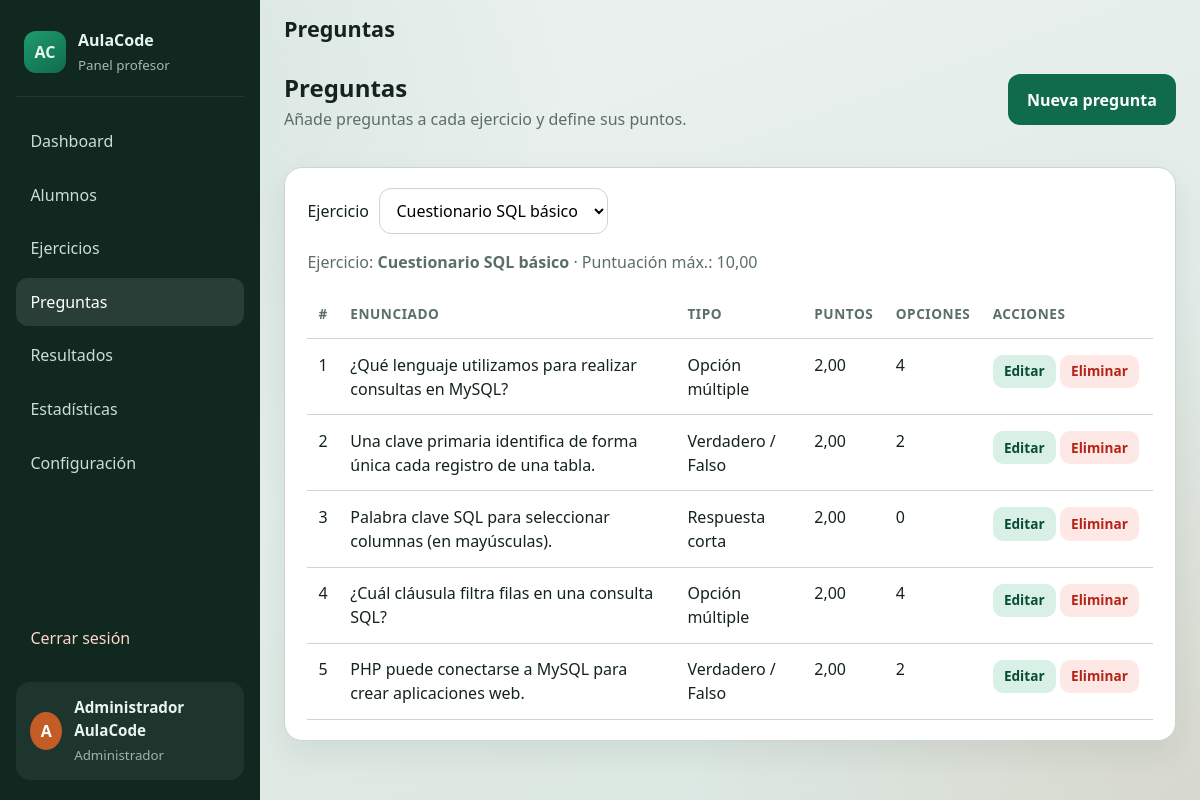
The page /admin/preguntas.php (signed in) on the database its author committed.
### tables this page shows
CREATE TABLE `ejercicios` (
  `id` INT UNSIGNED NOT NULL AUTO_INCREMENT,
  `titulo` VARCHAR(200) NOT NULL,
  `descripcion` TEXT NULL,
  `tipo` ENUM('CUESTIONARIO','SQL','PHP','RESPUESTA_ESCRITA','PROYECTO') NOT NULL DEFAULT 'CUESTIONARIO',
  `duracion_minutos` INT UNSIGNED NOT NULL DEFAULT 30,
  `fecha_inicio` DATETIME NULL DEFAULT NULL,
  `fecha_fin` DATETIME NULL DEFAULT NULL,
  `puntuacion_maxima` DECIMAL(6,2) NOT NULL DEFAULT 10.00,
  `estado` ENUM('BORRADOR','PUBLICADO','CERRADO') NOT NULL DEFAULT 'BORRADOR',
  `creado_por` INT UNSIGNED NOT NULL,
  `creado_en` DATETIME NOT NULL DEFAULT CURRENT_TIMESTAMP,
  `actualizado_en` DATETIME NULL DEFAULT NULL ON UPDATE CURRENT_TIMESTAMP,
  PRIMARY KEY (`id`),
  KEY `idx_ejercicios_estado` (`estado`),
  KEY `idx_ejercicios_tipo` (`tipo`),
  KEY `idx_ejercicios_creado_por` (`creado_por`),
  CONSTRAINT `fk_ejercicios_creado_por`
    FOREIGN KEY (`creado_por`) REFERENCES `usuarios` (`id`)
    ON UPDATE CASCADE ON DELETE RESTRICT
);

CREATE TABLE `preguntas` (
  `id` INT UNSIGNED NOT NULL AUTO_INCREMENT,
  `ejercicio_id` INT UNSIGNED NOT NULL,
  `enunciado` TEXT NOT NULL,
  `tipo` ENUM('OPCION_MULTIPLE','VERDADERO_FALSO','RESPUESTA_CORTA','SQL','PHP','TEXTO_LARGO') NOT NULL,
  `puntos` DECIMAL(6,2) NOT NULL DEFAULT 1.00,
  `respuesta_esperada` TEXT NULL COMMENT 'Para respuesta corta / SQL esperado',
  `orden` INT UNSIGNED NOT NULL DEFAULT 1,
  `creado_en` DATETIME NOT NULL DEFAULT CURRENT_TIMESTAMP,
  PRIMARY KEY (`id`),
  KEY `idx_preguntas_ejercicio` (`ejercicio_id`),
  CONSTRAINT `fk_preguntas_ejercicio`
    FOREIGN KEY (`ejercicio_id`) REFERENCES `ejercicios` (`id`)
    ON UPDATE CASCADE ON DELETE CASCADE
);

### includes/functions.php (called while the page is built, shortened)
<?php
function e(?string $value): string
{
    return htmlspecialchars((string) $value, ENT_QUOTES | ENT_SUBSTITUTE, 'UTF-8');
}
function url(string $path = ''): string
{
    $path = ltrim($path, '/');
    return BASE_PATH . ($path !== '' ? '/' . $path : '');
}
function format_score(?float $value): string
{
    return number_format($value, 2, ',', '.');
}
function label_pregunta_tipo(string $tipo): string
{
    return match ($tipo) {
        'OPCION_MULTIPLE' => 'Opción múltiple',
        'VERDADERO_FALSO' => 'Verdadero / Falso',
        'RESPUESTA_CORTA' => 'Respuesta corta',
        'SQL'             => 'SQL',
        'PHP'             => 'PHP',
        'TEXTO_LARGO'     => 'Texto largo',
        default           => $tipo,
    };
}

### includes/auth.php (called while the page is built, shortened)
<?php
function is_logged_in(): bool
{
    return !empty($_SESSION['user_id']) && !empty($_SESSION['rol']);
}
function current_user(): ?array
{
    return [
        'id'        => (int) $_SESSION['user_id'],
        'usuario'   => (string) ($_SESSION['usuario'] ?? ''),
        'nombre'    => (string) ($_SESSION['nombre'] ?? ''),
        'apellidos' => (string) ($_SESSION['apellidos'] ?? ''),
        'rol'       => (string) ($_SESSION['rol'] ?? ''),
        'grupo_id'  => isset($_SESSION['grupo_id']) ? (int) $_SESSION['grupo_id'] : null,
    ];
}
function current_user_fullname(): string
{
    $user = current_user();
    return trim($user['nombre'] . ' ' . $user['apellidos']);
}

### admin/preguntas.php (the view, shortened to what this page needs)
<?php
$pdo = db();
$ejercicioId = isset($_GET['ejercicio_id']) ? (int) $_GET['ejercicio_id'] : 0;
$ejercicios = $pdo->query('SELECT id, titulo FROM ejercicios ORDER BY titulo')->fetchAll();
if ($ejercicioId === 0 && $ejercicios) {
    $ejercicioId = (int) $ejercicios[0]['id'];
}
$preguntas = [];
$ejercicioActual = null;
if ($ejercicioId > 0) {
    $stmt = $pdo->prepare('SELECT * FROM ejercicios WHERE id = :id LIMIT 1');
    $stmt->execute(['id' => $ejercicioId]);
    $ejercicioActual = $stmt->fetch();
    if ($ejercicioActual) {
        $q = $pdo->prepare(
            'SELECT p.*,
                    (SELECT COUNT(*) FROM opciones o WHERE o.pregunta_id = p.id) AS total_opciones
             FROM preguntas p
             WHERE p.ejercicio_id = :id
             ORDER BY p.orden, p.id'
        );
        $q->execute(['id' => $ejercicioId]);
        $preguntas = $q->fetchAll();
    }
}
$pageTitle = 'Preguntas';
$activeMenu = 'preguntas';
require_once __DIR__ . '/../includes/header.php';
?>
<section class="toolbar">
    <div>
        <h2>Preguntas</h2>
        <p>Añade preguntas a cada ejercicio y define sus puntos.</p>
    </div>
    <?php if ($ejercicioId > 0): ?>
        <a class="btn btn-primary" href="<?= e(url('admin/pregunta_form.php?ejercicio_id=' . $ejercicioId)) ?>">Nueva pregunta</a>
    <?php endif; ?>
</section>
<section class="panel">
    <form method="get" class="filter-bar">
        <label for="ejercicio_id">Ejercicio</label>
        <select id="ejercicio_id" name="ejercicio_id" onchange="this.form.submit()">
            <?php if (!$ejercicios): ?>
                <option value="">No hay ejercicios</option>
            <?php else: ?>
                <?php foreach ($ejercicios as $ej): ?>
                    <option value="<?= (int)$ej['id'] ?>" <?= $ejercicioId === (int)$ej['id'] ? 'selected' : '' ?>>
                        <?= e($ej['titulo']) ?>
                    </option>
                <?php endforeach; ?>
            <?php endif; ?>
        </select>
    </form>
    <?php if (!$ejercicioActual): ?>
        <p class="empty-cell">Crea primero un ejercicio para poder añadir preguntas.</p>
    <?php else: ?>
        <p class="muted">Ejercicio: <strong><?= e($ejercicioActual['titulo']) ?></strong> · Puntuación máx.: <?= e(format_score((float)$ejercicioActual['puntuacion_maxima'])) ?></p>
        <div class="table-wrap">
            <table class="data-table">
                <thead>
                    <tr>
                        <th>#</th>
                        <th>Enunciado</th>
                        <th>Tipo</th>
                        <th>Puntos</th>
                        <th>Opciones</th>
                        <th>Acciones</th>
                    </tr>
                </thead>
                <tbody>
                <?php if (!$preguntas): ?>
                    <tr><td colspan="6" class="empty-cell">Este ejercicio aún no tiene preguntas.</td></tr>
                <?php else: ?>
                    <?php foreach ($preguntas as $p): ?>
                    <tr>
                        <td><?= (int)$p['orden'] ?></td>
                        <td><?= e(mb_strimwidth($p['enunciado'], 0, 100, '…')) ?></td>
                        <td><?= e(label_pregunta_tipo($p['tipo'])) ?></td>
                        <td><?= e(format_score((float)$p['puntos'])) ?></td>
                        <td><?= (int)$p['total_opciones'] ?></td>
                        <td class="actions">
                            <a class="btn btn-small" href="<?= e(url('admin/pregunta_form.php?id=' . (int)$p['id'])) ?>">Editar</a>
                            <form method="post" action="<?= e(url('admin/pregunta_accion.php')) ?>" class="inline-form" onsubmit="return confirm('¿Eliminar esta pregunta?');">
                                <button type="submit" class="btn btn-small btn-danger">Eliminar</button>
                            </form>
                        </td>
                    </tr>
                    <?php endforeach; ?>
                <?php endif; ?>
                </tbody>
            </table>
        </div>
    <?php endif; ?>
</section>
<?php require_once __DIR__ . '/../includes/footer.php'; ?>

### includes/header.php (shortened to what this page needs)
<?php
$pageTitle = $pageTitle ?? APP_NAME;
$bodyClass = $bodyClass ?? '';
$user = current_user();
?>
<!DOCTYPE html>
<html lang="es">
<head>
    <link rel="stylesheet" href="<?= e(url('assets/css/style.css')) ?>">
</head>
<body class="<?= e($bodyClass) ?>">
<?php if ($user !== null): ?>
<div class="app-shell">
    <?php
    if ($user['rol'] === ROLE_ADMIN) {
        require __DIR__ . '/navbar_admin.php';
    } else {
        require __DIR__ . '/navbar_alumno.php';
    }
    ?>
    <main class="main-content">
<?php endif; ?>

### includes/navbar_admin.php (shortened to what this page needs)
<?php
$activeMenu = $activeMenu ?? 'dashboard';
$fullName = current_user_fullname();
?>
<aside class="sidebar" id="sidebar">
    <div class="sidebar-brand">
        <span class="brand-mark">AC</span>
        <div>
            <strong><?= e(APP_NAME) ?></strong>
            <small>Panel profesor</small>
        </div>
    </div>
    <nav class="sidebar-nav">
        <a href="<?= e(url('admin/dashboard.php')) ?>" class="<?= $activeMenu === 'dashboard' ? 'active' : '' ?>">Dashboard</a>
        <a href="<?= e(url('admin/alumnos.php')) ?>" class="<?= $activeMenu === 'alumnos' ? 'active' : '' ?>">Alumnos</a>
        <a href="<?= e(url('admin/ejercicios.php')) ?>" class="<?= $activeMenu === 'ejercicios' ? 'active' : '' ?>">Ejercicios</a>
        <a href="<?= e(url('admin/preguntas.php')) ?>" class="<?= $activeMenu === 'preguntas' ? 'active' : '' ?>">Preguntas</a>
        <a href="<?= e(url('admin/resultados.php')) ?>" class="<?= $activeMenu === 'resultados' ? 'active' : '' ?>">Resultados</a>
        <a href="<?= e(url('admin/estadisticas.php')) ?>" class="<?= $activeMenu === 'estadisticas' ? 'active' : '' ?>">Estadísticas</a>
        <a href="<?= e(url('admin/configuracion.php')) ?>" class="<?= $activeMenu === 'configuracion' ? 'active' : '' ?>">Configuración</a>
        <a href="<?= e(url('auth/logout.php')) ?>" class="nav-logout">Cerrar sesión</a>
    </nav>
    <div class="sidebar-user">
        <span class="avatar"><?= e(mb_substr($fullName, 0, 1)) ?></span>
        <div>
            <strong><?= e($fullName) ?></strong>
            <small>Administrador</small>
        </div>
    </div>
</aside>
<header class="topbar">
    <div class="topbar-title">
        <h1><?= e($pageTitle) ?></h1>
    </div>
</header>

### includes/footer.php (shortened to what this page needs)
<?php if (is_logged_in()): ?>
    </main>
</div>
<?php else: ?>
</main>
<?php endif; ?>
</body>
</html>

### rows shown on the page
ejercicios: titulo "Cuestionario SQL básico", puntuacion_maxima "10,00"
preguntas: orden "1", enunciado "¿Qué lenguaje utilizamos para realizar consultas en MySQL?", tipo "Opción múltiple", puntos "2,00", total_opciones "4"
preguntas: orden "2", enunciado "Una clave primaria identifica de forma única cada registro de una tabla.", tipo "Verdadero / Falso", puntos "2,00", total_opciones "2"
preguntas: orden "3", enunciado "Palabra clave SQL para seleccionar columnas (en mayúsculas).", tipo "Respuesta corta", puntos "2,00", total_opciones "0"
preguntas: orden "4", enunciado "¿Cuál cláusula filtra filas en una consulta SQL?", tipo "Opción múltiple", puntos "2,00", total_opciones "4"
preguntas: orden "5", enunciado "PHP puede conectarse a MySQL para crear aplicaciones web.", tipo "Verdadero / Falso", puntos "2,00", total_opciones "2"

### other values the page prints
APP_NAME "AulaCode"
mb_substr($fullName, 0, 1) "A"
$fullName "Administrador AulaCode"
$pageTitle "Preguntas"
form field ejercicio_id "Cuestionario SQL básico"
